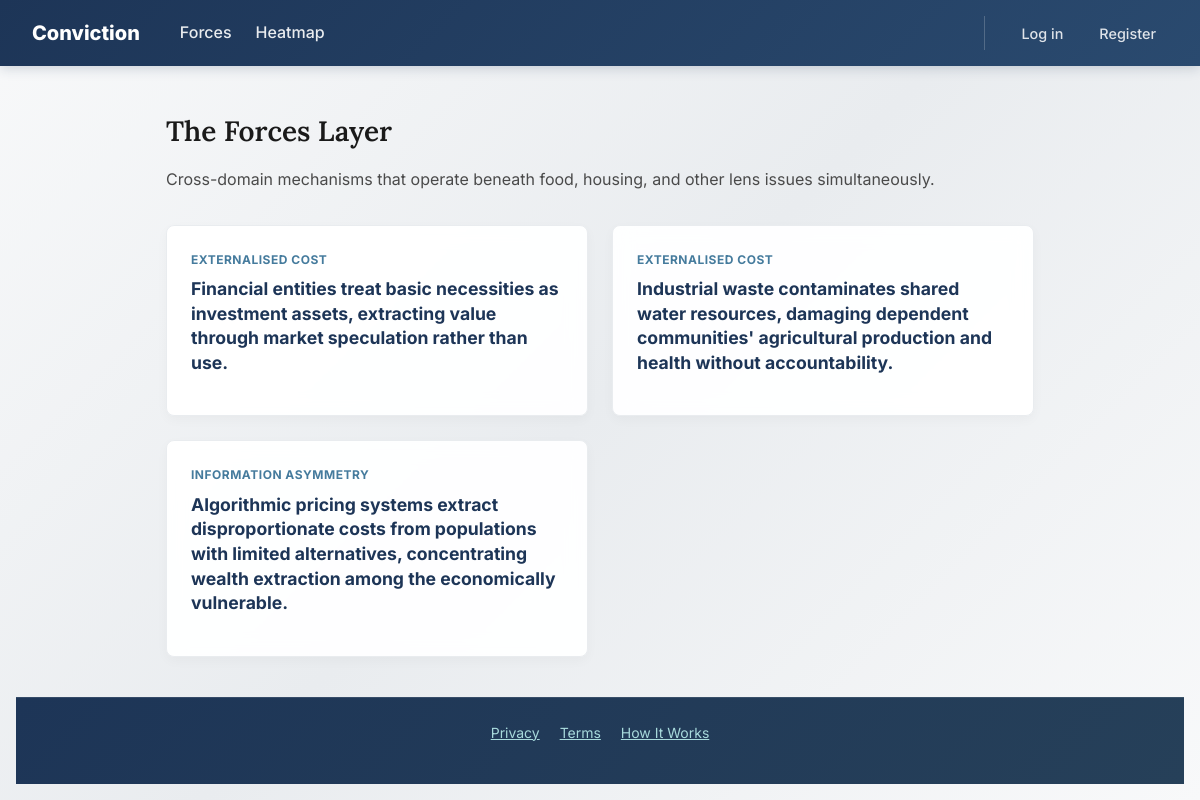
/forces, run on the app's committed database.
### tables this page shows
CREATE TABLE forces (
    id INTEGER PRIMARY KEY AUTOINCREMENT,
    slug TEXT UNIQUE NOT NULL,
    title TEXT NOT NULL,
    category TEXT NOT NULL,
    mechanism TEXT NOT NULL,
    evidence_chain JSON,
    created_at TIMESTAMP DEFAULT CURRENT_TIMESTAMP
);

### app.py (the view)
@app.route('/forces')
def forces():
    db = get_db()
    all_forces = models.get_all_forces(db)
    grouped = {}
    for f in all_forces:
        grouped.setdefault(f['category'], []).append(f)
    return render_template('forces.html', grouped_forces=grouped)

### app.py (called while the page is built)
@app.before_request
def csrf_protect():
    if request.method == 'POST':
        token = session.get('_csrf_token', None)
        if not token or token != request.form.get('_csrf_token'):
            abort(403)

def get_db():
    if 'db' not in g:
        g.db = sqlite3.connect(
            DATABASE,
            detect_types=sqlite3.PARSE_DECLTYPES
        )
        g.db.row_factory = sqlite3.Row
    return g.db

@app.after_request
def add_security_headers(response):
    response.headers['Cache-Control'] = 'no-store, no-cache, must-revalidate, max-age=0'
    response.headers['Pragma'] = 'no-cache'
    response.headers['Expires'] = '0'
    response.headers['Surrogate-Control'] = 'no-store'
    return response

### models.py (called while the page is built)
def get_all_forces(db):
    return db.execute(
        'SELECT * FROM forces ORDER BY category, created_at DESC'
    ).fetchall()

### templates/forces.html (shortened to what this page needs)
{% extends 'layout.html' %}
{% block content %}
<div class="forces-container">
    <h1>The Forces Layer</h1>
    <p>Cross-domain mechanisms that operate beneath food, housing, and other lens issues simultaneously.</p>
    <div class="forces-grid">
        {% for category, forces in grouped_forces.items() %}
            {% for force in forces %}
            <div class="force-card-grid">
                <div>
                    <span class="force-category-tag">{{ category.replace('_', ' ').title() }}</span>
                    <h3><a href="{{ url_for('force_detail', slug=force.slug) }}">{{ force.title }}</a></h3>
                </div>
            </div>
            {% endfor %}
        {% endfor %}
    </div>
</div>
{% endblock %}

### static/css/styles.css (style rules this page uses)
*, *::before, *::after { box-sizing: border-box; margin: 0; padding: 0; }
body { font-family: 'Inter', system-ui, sans-serif; line-height: 1.6; padding: 1rem; padding-top: 5rem; min-height: 100vh; display: flex; flex-direction: column; color: #4a4a4a; background: linear-gradient(135deg, #f8f9fa 0%, #e9ecef 50%, #f8f9fa 100%); background-attachment: fixed; }
h1 { font-family: 'Lora', serif; font-size: 1.75rem; font-weight: 600; line-height: 1.4; margin-bottom: 1rem; color: #1a1a1a; }
p { margin-bottom: 1rem; }
.forces-grid { display: grid; grid-template-columns: repeat(auto-fill, minmax(280px, 1fr)); gap: 1.5rem; margin-top: 2rem; }
.force-card-grid { background: rgba(255, 255, 255, 0.95); backdrop-filter: blur(10px); border: 1px solid #e9ecef; border-radius: 8px; padding: 1.5rem; display: flex; flex-direction: column; justify-content: space-between; transition: transform 0.2s, box-shadow 0.2s; min-height: 150px; box-shadow: 0 4px 12px rgba(0,0,0,0.03); }
.force-category-tag { font-size: 0.75rem; text-transform: uppercase; letter-spacing: 0.5px; color: #457b9d; font-weight: bold; margin-bottom: 0.5rem; display: block; }
.force-card-grid h3 { font-size: 1.1rem; margin-bottom: 1rem; line-height: 1.4; }
.force-card-grid a { text-decoration: none; color: #1d3557; }

### data on the page
forces: replace "EXTERNALISED COST", title "Financial entities treat basic necessities as investment assets, extracting value through market speculation rather than use."
forces: title "Industrial waste contaminates shared water resources, damaging dependent communities' agricultural production and health without accountability."
forces: replace "INFORMATION ASYMMETRY", title "Algorithmic pricing systems extract disproportionate costs from populations with limited alternatives, concentrating wealth extraction among the economically vulnerable."
